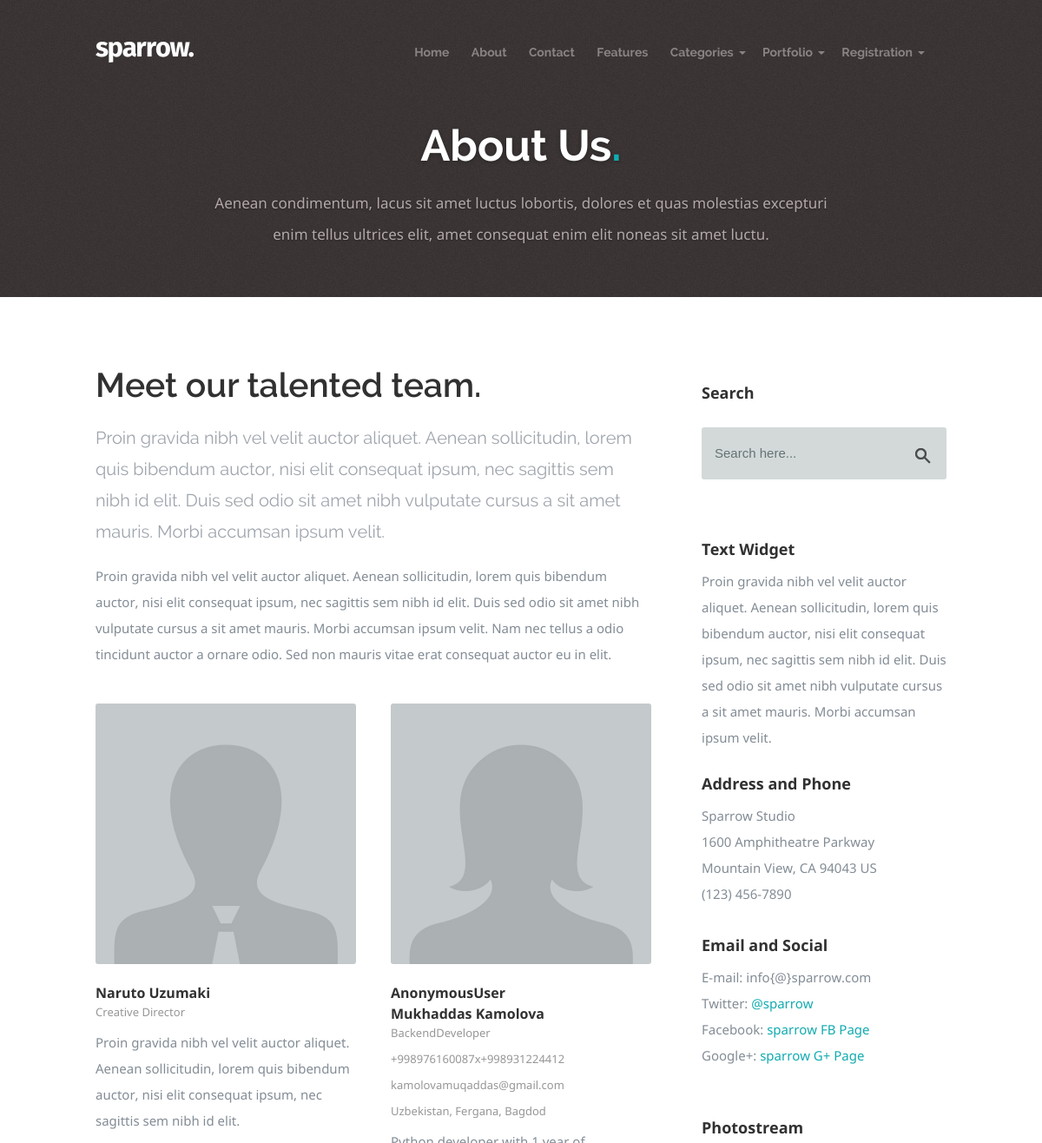
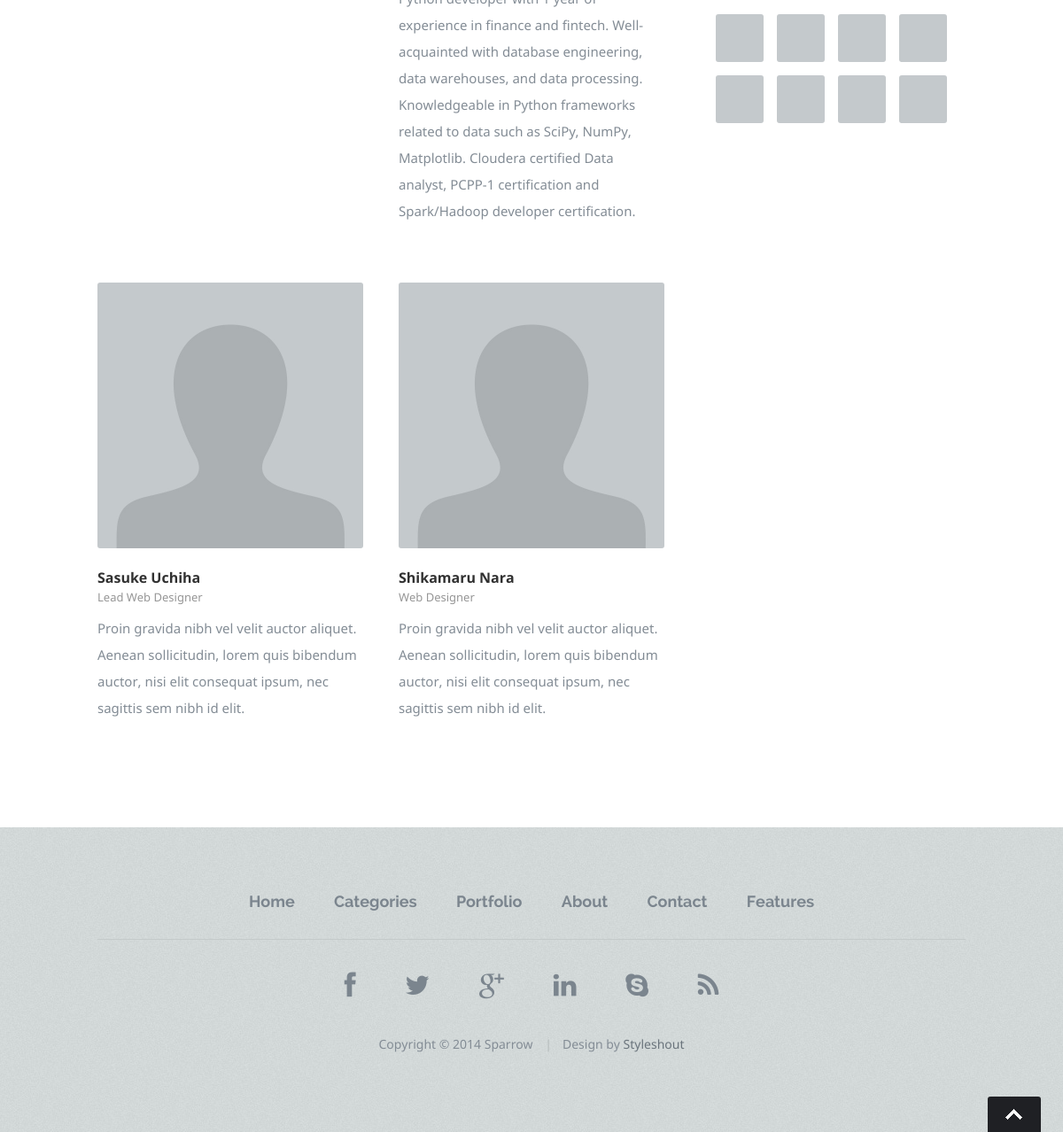
/about_dev, run on the app's committed database (2 pictures, top to bottom).
### blog/models.py (models this page shows, shortened)
class Developer(models.Model):
    user = models.OneToOneField(User, null=True, on_delete=models.CASCADE)
    full_name = models.CharField(max_length=40, verbose_name='Developer`s name')
    job = models.CharField(max_length=30, verbose_name='Job')
    bio = models.TextField(verbose_name='About me')
    photo = models.ImageField(upload_to='images/', null=True, blank=True)
    phone = PhoneField(blank=True, null=True, help_text='Contact phone number')
    email = models.EmailField(max_length=200, null=True)
    date_created = models.DateTimeField(auto_now_add=True, null=True)
    address = models.CharField(max_length=200, blank=True, null=True, verbose_name='Address')
    class Meta:
        verbose_name = 'Developer'

### blog/views.py (the view)
# urls.py: path('about_dev', about_dev, name='about_dev'),
def about_dev(request):
    developers = Developer.objects.all()
    context = {
        'title': 'About Developers',
        'developers': developers
    }
    return render(request, 'blog/about_dev.html', context)

### blog/templates/blog/about_dev.html (shortened to what this page needs)
{% extends 'base.html' %}
{% load static %}
{% block main %}
   <div id="page-title">
      <div class="row">
         <div class="ten columns centered text-center">
            <h1>About Us<span>.</span></h1>
            <p>Aenean condimentum, lacus sit amet luctus lobortis, dolores et quas molestias excepturi
            enim tellus ultrices elit, amet consequat enim elit noneas sit amet luctu. </p>
         </div>
      </div>
   </div>
   <div class="content-outer">
      <div id="page-content" class="row page">
         <div id="primary" class="eight columns">
            <section>
               <h1>Meet our talented team.</h1>
               <p class="lead">Proin gravida nibh vel velit auctor aliquet. Aenean sollicitudin, lorem quis bibendum auctor,
               nisi elit consequat ipsum, nec sagittis sem nibh id elit. Duis sed odio sit amet nibh vulputate
               cursus a sit amet mauris. Morbi accumsan ipsum velit. </p>
               <p>Proin gravida nibh vel velit auctor aliquet. Aenean sollicitudin, lorem quis bibendum auctor,
               nisi elit consequat ipsum, nec sagittis sem nibh id elit. Duis sed odio sit amet nibh vulputate
               cursus a sit amet mauris. Morbi accumsan ipsum velit. Nam nec tellus a odio tincidunt auctor a
               ornare odio. Sed non  mauris vitae erat consequat auctor eu in elit. </p>
               <div class="row">
                  <div id="team-wrapper" class="bgrid-halves cf">
                     <div class="column member">
                        <img src="{% static 'blog/images/team/team-img-01.jpg' %}" alt=""/>
                        <div class="member-name">
                           <h5>Naruto Uzumaki</h5>
                           <span>Creative Director</span>
                        </div>
                        <p>Proin gravida nibh vel velit auctor aliquet. Aenean sollicitudin, lorem quis bibendum auctor,
                          nisi elit consequat ipsum, nec sagittis sem nibh id elit. </p>
            			</div>
{% for developer in developers %}
                     <div class="column member">
                        <img src="{% static 'blog/images/team/team-img-02.jpg' %}" alt=""/>
                        <div class="member-name">
                           <h5>{{ user }}</h5>
                           <h5>{{ developer.full_name }}</h5>
                           <span>{{ developer.job }}</span>
                             <span>{{ developer.phone }}</span>
                             <span>{{ developer.email }}</span>
                            <br>
                             <span>{{ developer.address }}</span>
                        </div>
                    <p>{{ developer.bio }}</p>
            			</div>
{% endfor %}
                     <div class="column member">
                        <img src="{% static 'blog/images/team/team-img-03.jpg' %}" alt=""/>
                        <div class="member-name">
                           <h5>Sasuke Uchiha</h5>
                           <span>Lead Web Designer</span>
                        </div>
                        <p>Proin gravida nibh vel velit auctor aliquet. Aenean sollicitudin, lorem quis bibendum auctor,
                          nisi elit consequat ipsum, nec sagittis sem nibh id elit. </p>
            			</div>
                     <div class="column member">
                        <img src="{% static 'blog/images/team/team-img-03.jpg' %} " alt=""/>
                        <div class="member-name">
                           <h5>Shikamaru Nara</h5>
                           <span>Web Designer</span>
                        </div>
                        <p>Proin gravida nibh vel velit auctor aliquet. Aenean sollicitudin, lorem quis bibendum auctor,
                          nisi elit consequat ipsum, nec sagittis sem nibh id elit. </p>
            			</div>
                  </div>
               </div>
            </section>
         </div>
         <div id="secondary" class="four columns end">
            <aside id="sidebar">
               <div class="widget widget_search">
                  <h5>Search</h5>
                  <form action="{% url 'search' %}" method="get" role="search">
                     <input name="q" class="text-search" type="text" onfocus="if (this.value == 'Search here...') { this.value = ''; }" onblur="if(this.value == '') { this.value = 'Search here...'; }" value="Search here...">
                     <input type="submit" class="submit-search" value="">
                  </form>
               </div>
               <div class="widget widget_text">
                  <h5 class="widget-title">Text Widget</h5>
                  <div class="textwidget">Proin gravida nibh vel velit auctor aliquet.
                  Aenean sollicitudin, lorem quis bibendum auctor, nisi elit consequat ipsum,
                  nec sagittis sem nibh id elit. Duis sed odio sit amet nibh vulputate cursus
                  a sit amet mauris. Morbi accumsan ipsum velit. </div>
		         </div>
               <div class="widget widget_contact">
					   <h5>Address and Phone</h5>
					   <p class="address">
						   Sparrow Studio<br>
						   1600 Amphitheatre Parkway <br>
						   Mountain View, CA 94043 US<br>
						   <span>(123) 456-7890</span>
					   </p>
					   <h5>Email and Social</h5>
					   <p>
                     E-mail: info{@}sparrow.com<br>
                     Twitter: <a href="#">@sparrow</a><br>
                     Facebook: <a href="#">sparrow FB Page</a><br>
                     Google+: <a href="#">sparrow G+ Page</a>
                  </p>
				   </div>
               <div class="widget widget_photostream">
                  <h5>Photostream</h5>
                  <ul class="photostream cf">
                     <li><a href="#"><img src="{% static 'blog/images/thumb.jpg' %}" alt="thumbnail"></a></li>
                     <li><a href="#"><img src="{% static 'blog/images/thumb.jpg' %}" alt="thumbnail"></a></li>
                     <li><a href="#"><img src="{% static 'blog/images/thumb.jpg' %}" alt="thumbnail"></a></li>
                     <li><a href="#"><img src="{% static 'blog/images/thumb.jpg' %}" alt="thumbnail"></a></li>
                     <li><a href="#"><img src="{% static 'blog/images/thumb.jpg' %}" alt="thumbnail"></a></li>
                     <li><a href="#"><img src="{% static 'blog/images/thumb.jpg' %}" alt="thumbnail"></a></li>
                     <li><a href="#"><img src="{% static 'blog/images/thumb.jpg' %}" alt="thumbnail"></a></li>
                     <li><a href="#"><img src="{% static 'blog/images/thumb.jpg' %}" alt="thumbnail"></a></li>
                  </ul>
	            </div>
            </aside>
         </div>
      </div>
   </div>
{% endblock main %}

### templates/base.html (shortened to what this page needs)
<!DOCTYPE html>
<html class="no-js" lang="en">
<head>
           {% include 'components/_styles.html' %}
</head>
<body class="container">
<header>
{% include 'components/_header_nav.html'%}
  </header>
<main class="container">
    {% block main %}
{% endblock main %}
</main>
 {% include 'components/_footer.html' %}
</body>
</html>

### templates/components/_styles.html (shortened to what this page needs)
{% load static %}
<link rel="stylesheet" href="{% static 'blog/css/default.css' %}">
  <link rel="stylesheet" href="{% static 'blog/css/layout.css' %}">
  <link rel="stylesheet" href="{% static 'blog/css/media-queries.css' %}">

### templates/components/_header_nav.html (shortened to what this page needs)
 {% load static %}
    <div class="row">
      <div class="twelve columns">
        <div class="logo">
          <a href="index.html"><img alt="" src="{% static 'blog/images/logo.png' %}"></a>
        </div>
        <nav id="nav-wrap">
          <ul id="nav" class="nav">
            <li class="current"><a href="{% url 'index' %}">Home</a></li>
            <li><a href="{% url 'about_dev' %}">About</a></li>
            <li><a href="contact.html">Contact</a></li>
            <li><a href="styles.html">Features</a></li>
            <li><span><a href="blog.html">Categories</a></span>
            </li>
            <li><span><a href="portfolio-index.html">Portfolio</a></span>
            </li>
             <li><span><a href="portfolio-index.html">Registration</a></span>
            </li>
          </ul>
        </nav>
      </div>
    </div>

### templates/components/_footer.html
<footer>
    <div class="row">
      <div class="twelve columns">
        <ul class="footer-nav">
          <li><a href="#">Home</a></li>
          <li><a href="#">Categories</a></li>
          <li><a href="#">Portfolio</a></li>
          <li><a href="#">About</a></li>
          <li><a href="#">Contact</a></li>
          <li><a href="#">Features</a></li>
        </ul>
        <ul class="footer-social">
          <li><a href="#"><i class="fa fa-facebook"></i></a></li>
          <li><a href="#"><i class="fa fa-twitter"></i></a></li>
          <li><a href="#"><i class="fa fa-google-plus"></i></a></li>
          <li><a href="#"><i class="fa fa-linkedin"></i></a></li>
          <li><a href="#"><i class="fa fa-skype"></i></a></li>
          <li><a href="#"><i class="fa fa-rss"></i></a></li>
        </ul>
        <ul class="copyright">
          <li>Copyright &copy; 2014 Sparrow</li>
          <li>Design by <a href="http://www.styleshout.com/">Styleshout</a></li>
        </ul>
      </div>
      <div id="go-top" style="display: block;"><a title="Back to Top" href="#">Go To Top</a></div>
    </div>
  </footer>

### templates/components/_scripts.html (shortened to what this page needs)
 {% load static %}

### blog/static/blog/css/default.css (style rules this page uses)
html, body, div, span, object, iframe, h1, h2, h3, h4, h5, h6, p, blockquote, pre, abbr, address, cite, code, del, dfn, em, img, ins, kbd, q, samp, small, strong, sub, sup, var, b, i, dl, dt, dd, ol, ul, li, fieldset, form, label, legend, table, caption, tbody, tfoot, thead, tr, th, td, article, aside, canvas, details, figcaption, figure, footer, header, hgroup, menu, nav, section, summary, time, mark, audio, video { margin: 0; padding: 0; border: 0; outline: 0; font-size: 100%; vertical-align: baseline; background: transparent; }
article,aside,details,figcaption,figure, footer,header,hgroup,menu,nav,section { display: block; }
*, *:before, *:after { -moz-box-sizing: border-box; -webkit-box-sizing: border-box; box-sizing: border-box; }
html { font-size: 62.5%; }
body { background: #fff; font-family: notosans-regular, sans-serif; font-size: 15px; line-height: 30px; color: #838C95; -webkit-font-smoothing: antialiased; -webkit-text-size-adjust: 100%; }
h1, h2, h3, h4, h5, h6 { color: #313131; font-family: raleway-bold, sans-serif; }
h1 { font-size: 42px; line-height: 48px; margin-bottom: 12px; }
h5 { font-size: 18px; line-height: 30px; }
p { margin: 0 0 30px 0; }
p.lead { font: 20px/36px raleway-regular, sans-serif; margin-bottom: 18px; color: #9FA5AD; }
a, a:visited { text-decoration: none; outline: 0; color: #11ABB0; -webkit-transition: color .3s ease-in-out; -moz-transition: color .3s ease-in-out; -o-transition: color .3s ease-in-out; transition: color .3s ease-in-out; }
p a, p a:visited { line-height: inherit; }
ul, ol { margin-bottom: 24px; margin-top: 12px; }
ul { list-style: none outside; }
li { line-height: 18px; margin-bottom: 12px; }
img { max-width: 100%; height: auto; }
.button, .button:visited, button, input[type="submit"], input[type="reset"], input[type="button"] { font: 16px/30px notosans-bold, sans-serif; background: #11ABB0; display: inline-block; text-decoration: none; letter-spacing: 0; color: #fff; padding: 12px 24px; margin-bottom: 18px; border: none; cursor: pointer; height: auto; -webkit-transition: all .2s ease-in-out; -moz-transition: all .2s ease-in-out; -o-transition: all .2s ease-in-out; -ms-transition: all .2s ease-in-out; transition: all .2s ease-in-out; -moz-border-radius: 3px; -webkit-border-radius: 3px; -khtml-border-radius: 3px; border-radius: 3px; }
form { margin-bottom: 24px; }
input[type="text"], input[type="password"], input[type="email"], textarea, select { display: block; padding: 18px 15px; margin: 0 0 24px 0; border: 0; outline: none; vertical-align: middle; min-width: 260px; max-width: 100%; font-size: 15px; line-height: 24px; color: #647373; background: #D3D9D9; -moz-border-radius: 3px; -webkit-border-radius: 3px; -khtml-border-radius: 3px; border-radius: 3px; }
.row { width: 96%; max-width: 1020px; margin: 0 auto; }
.row .row { width: auto; max-width: none; margin: 0 -20px; }
.row:before, .row:after { content: " "; display: table; }
.row:after { clear: both; }
.column, .columns { position: relative; padding: 0 20px; min-height: 1px; float: left; }
.column.centered, .columns.centered { float: none; margin: 0 auto; }
[class*="column"] + [class*="column"]:last-child { float: right; }
[class*="column"] + [class*="column"].end { float: right; }
.row .four { width: 33.33333%; }
.row .eight { width: 66.66667%; }
.row .ten { width: 83.33333%; }
.row .twelve { width: 100%; }
.bgrid-halves [class*="column"] { width: 50%; }
[class*="bgrid"] [class*="column"] + [class*="column"]:last-child { float: left; }
.cf:before, .cf:after { content: " "; display: table; }
.cf:after { clear: both; }
.text-center { text-align: center !important; }

### data on the page
Developer: user "AnonymousUser", full_name "Mukhaddas Kamolova", job "BackendDeveloper", phone "+998976160087x+998931224412", email "kamolovamuqaddas@gmail.com", address "Uzbekistan, Fergana, Bagdod", bio "Python developer with 1 year of experience in finance and fintech. Well-acquainted with database engineering, data warehouses, and data processing. Knowledgeable in Python frameworks related to data such as SciPy, NumPy, Matplotlib. Cloudera certified Data analyst, PCPP-1 certification and Spark/Hadoop developer certification."
